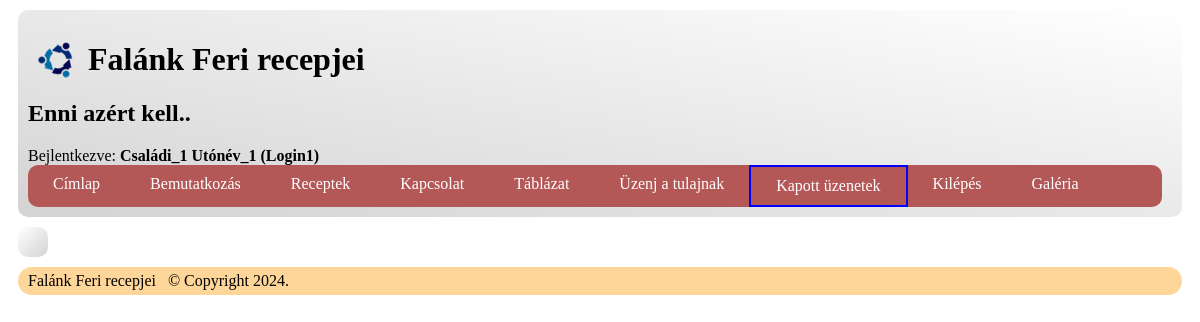
/?oldal=kapott_uzenetek (signed in), run on an earlier commit of the app's database.
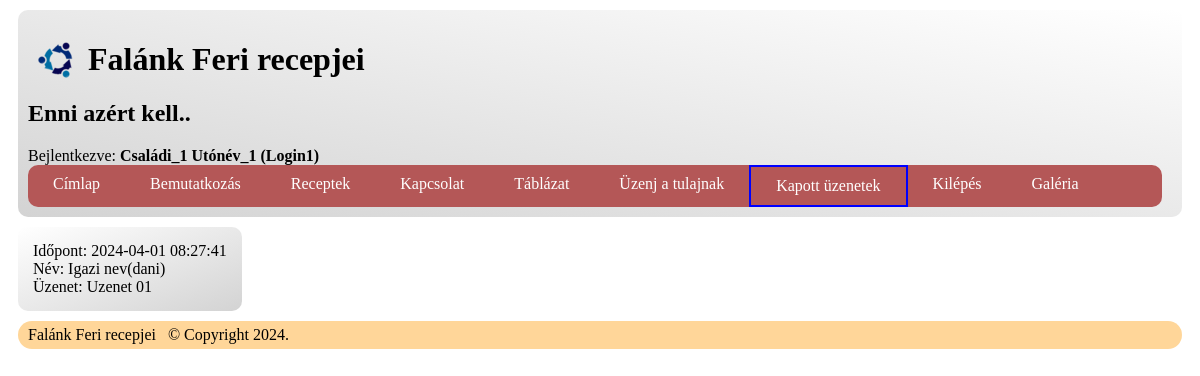
And on a later commit of the database.
### tables this page shows
CREATE TABLE `uzenetek` (
  `ID` int(11) NOT NULL,
  `idopont` timestamp NOT NULL DEFAULT current_timestamp(),
  `nev` varchar(100) NOT NULL,
  `uzenet` text NOT NULL
);

### index.php (called while the page is built)
<?php
include('./includes/config.inc.php');
$keres = $oldalak['/'];
if (isset($_GET['oldal'])) {
	if (isset($oldalak[$_GET['oldal']]) && file_exists("./templates/pages/{$oldalak[$_GET['oldal']]['fajl']}.tpl.php")) {
		$keres = $oldalak[$_GET['oldal']];
	}
	else {
		$keres = $hiba_oldal;
		header("HTTP/1.0 404 Not Found");
	}
}
include('./templates/index.tpl.php');
?>

### includes/config.inc.php (called while the page is built, shortened)
<?php
$fejlec = array(
    'kepforras' => 'logo.png',
    'kepalt' => 'logo',
	'cim' => 'Falánk Feri recepjei',
	'motto' => 'Enni azért kell..'
);
$lablec = array(
    'copyright' => 'Copyright '.date("Y").'.',
    'ceg' => 'Falánk Feri recepjei'
);
$oldalak = array(
	'/' => array('fajl' => 'cimlap', 'szoveg' => 'Címlap', 'menun' => array(1,1)),
	'bemutatkozas' => array('fajl' => 'bemutatkozas', 'szoveg' => 'Bemutatkozás', 'menun' => array(1,1)),
	'receptek' => array('fajl' => 'receptek', 'szoveg' => 'Receptek', 'menun' => array(1,1)),
    'kapcsolat' => array('fajl' => 'kapcsolat', 'szoveg' => 'Kapcsolat', 'menun' => array(1,1)),
    'tablazat' => array('fajl' => 'tablazat', 'szoveg' => 'Táblázat', 'menun' => array(1,1)),
    'uzenet' => array('fajl' => 'uzenet', 'szoveg' => 'Üzenj a tulajnak', 'menun' => array(1,1)),
    'kapott_uzenetek' => array('fajl' => 'kapott_uzenetek', 'szoveg' => 'Kapott üzenetek', 'menun' => array(0,1)),
    'uzenet_ment' => array('fajl' => 'uzenet_ment', 'szoveg' => 'Üzenet mentese', 'menun' => array(0,0)),
    'belepes' => array('fajl' => 'belepes', 'szoveg' => 'Belépés', 'menun' => array(1,0)),
    'kilepes' => array('fajl' => 'kilepes', 'szoveg' => 'Kilépés', 'menun' => array(0,1)),
    'belep' => array('fajl' => 'belep', 'szoveg' => '', 'menun' => array(0,0)),
    'regisztral' => array('fajl' => 'regisztral', 'szoveg' => '', 'menun' => array(0,0)),
    'galeria' => array('fajl' => 'galeria', 'szoveg' => 'Galéria', 'menun' => array(1,1)),
);
?>

### templates/pages/kapott_uzenetek.tpl.php (the view, shortened to what this page needs)
<?php
if(isset($_SESSION['login'])) {
    try {
        $dbh = new PDO('mysql:host='.$dbhostname.';dbname='.$dbname, $dbuser, $dbjelszo, array(PDO::ATTR_ERRMODE=>PDO::ERRMODE_EXCEPTION));
        $dbh->query('SET NAMES utf8 COLLATE utf8_hungarian_ci');
        $sqlSelect = "select idopont, nev, uzenet from uzenetek order by idopont desc";
        $sth = $dbh->prepare($sqlSelect);
        $sth->execute();
        while ($row = $sth->fetch(PDO::FETCH_ASSOC)) {
            print("<div class=\"col-md-4\">");
                print("Időpont: " . $row["idopont"] . "</br>");
                print("Név: " . $row["nev"] . "</br>");
                print("Üzenet: " . $row["uzenet"] . "</br>");
            print("</div>");
        }
    }
    catch (PDOException $e) {
        $errormessage = "Hiba: ".$e->getMessage();
    }
}
else {
    print("Ehhez be kell jelenzkezni.");
}
?>

### templates/index.tpl.php (shortened to what this page needs)
<!DOCTYPE html>
<html>
<head>
	<link rel="stylesheet" href="./styles/stilus.css" type="text/css">
</head>
<body>
	<header >
		<img src="./images/<?=$fejlec['kepforras']?>" alt="<?=$fejlec['kepalt']?>">
		<div  >
			<h1><?= $fejlec['cim'] ?></h1>		<?php if (isset($fejlec['motto'])) { ?><h2>
			<?= $fejlec['motto'] ?></h2><?php } ?>
			<?php if(isset($_SESSION['login'])) { ?>Bejlentkezve: <strong><?= $_SESSION['csn']." ".$_SESSION['un']." (".$_SESSION['login'].")" ?></strong><?php } ?>
		</div>
            <nav>
                <ul>
					<?php foreach ($oldalak as $url => $oldal) { ?>
						<?php if(! isset($_SESSION['login']) && $oldal['menun'][0] || isset($_SESSION['login']) && $oldal['menun'][1]) { ?>
							<li<?= (($oldal == $keres) ? ' class="active"' : '') ?>>
							<a href="<?= ($url == '/') ? '.' : ('?oldal=' . $url) ?>">
							<?= $oldal['szoveg'] ?></a>
							</li>
						<?php } ?>
					<?php } ?>
                </ul>
            </nav>
		</header>
	<div id="wrapper">
        <div id="content">
            <?php include("./templates/pages/{$keres['fajl']}.tpl.php"); ?>
        </div>
    </div>
    <footer>  <?php if(isset($lablec['ceg'])) { ?><?= $lablec['ceg']; ?><?php } ?> &nbsp;
        <?php if(isset($lablec['copyright'])) { ?>&copy;&nbsp;<?= $lablec['copyright'] ?> <?php } ?>
    </footer>
</body>
</html>

### styles/stilus.css (style rules this page uses)
header { border-radius: 10px; background-color: beige; background-image: linear-gradient(to bottom left, white, lightgrey); padding: 10px; margin: 10px; }
header img { float: left; margin: 20px 10px 0px 10px; }
div#wrapper { margin: 10px; }
nav { margin: 0px 10px 0px 0px; top: 0px; border-radius: 10px; background-color: #ff7b00; background-image: linear-gradient(to bottom left, white, lightgrey); }
nav ul { list-style-type: none; margin: 0; padding: 0; overflow: hidden; background-color: #b45757; border-radius: 10px; }
nav ul li { padding: 0px 15px; float: left; }
nav ul li.active { border: 2px solid blue; border: 2px s; }
nav ul a { display: block; color: white; text-align: center; padding: 10px; text-decoration: none; }
div#content { display: table-cell; width: 100%; height: auto; border-radius: 10px; background-color: #fff599; background-image: linear-gradient(to bottom right, white, lightgrey); padding: 15px; }
footer { border-radius: 15px; margin: 10px; padding: 5px 10px; background-color: #ffd699; }

What changed in the data, as far as the page shows it:
added uzenetek: idopont "2024-04-01 08:27:41", nev "Igazi nev(dani)", uzenet "Uzenet 01"
